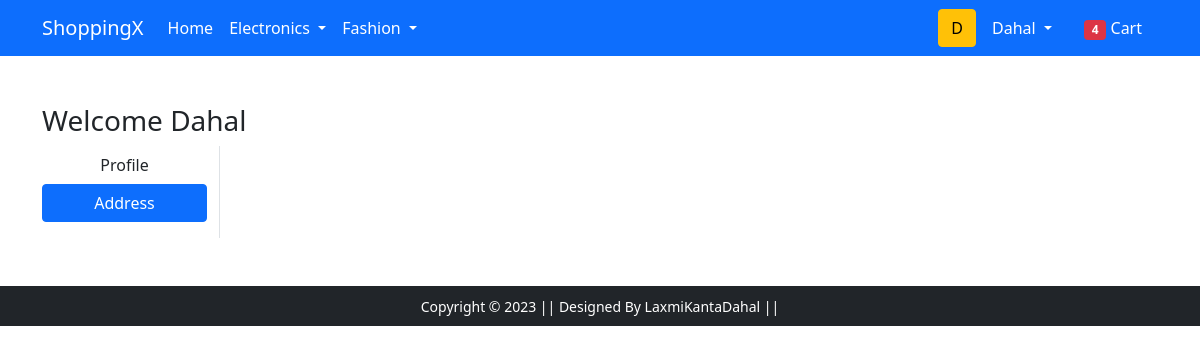
Page /address/ (signed in) on the earlier database version.
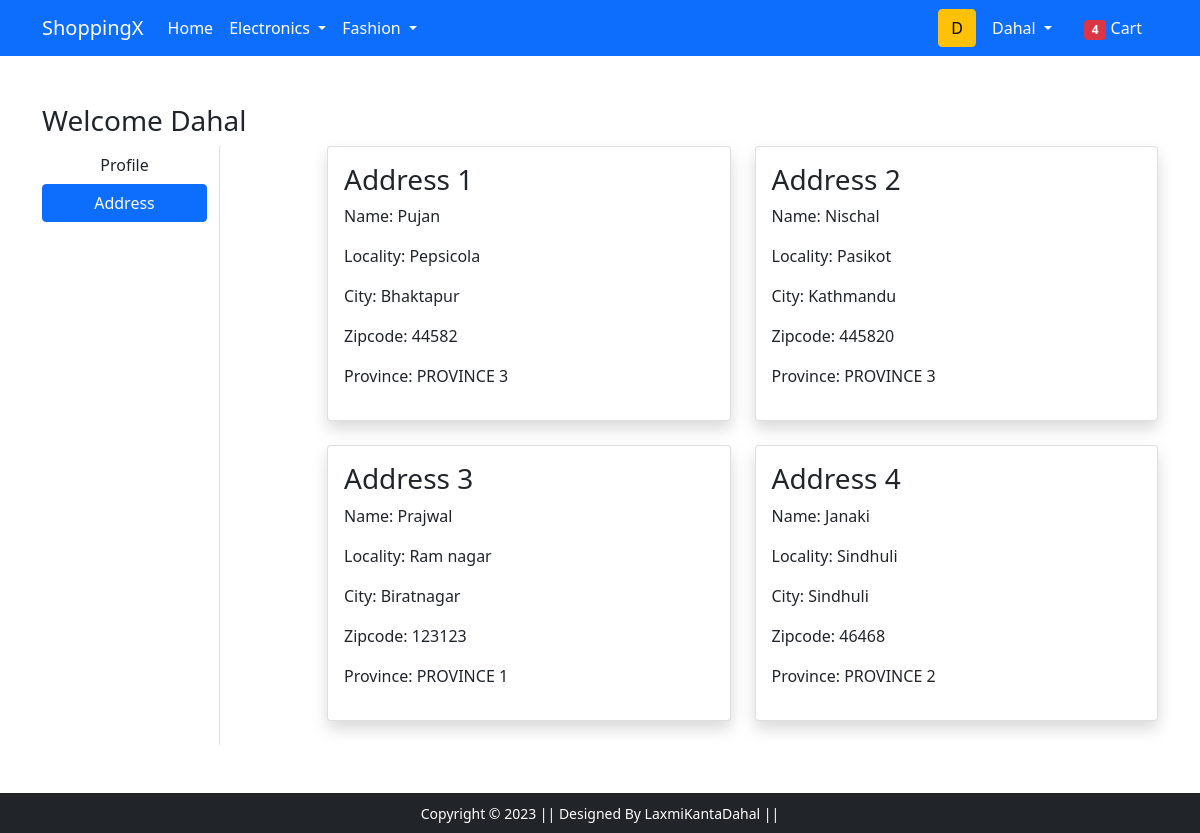
Same page on the later database version.
### app/models.py (models this page shows, shortened)
class Customer(models.Model):
    user=models.ForeignKey(User, on_delete=models.CASCADE)
    name=models.CharField(max_length=200,unique=True)
    locality=models.CharField(max_length=200)
    city=models.CharField(max_length=200)
    zipcode=models.IntegerField()
    province=models.CharField(choices=PROVINCE_CHOICES,max_length=50)

### app/views.py (the view)
# urls.py: path('address/', views.address, name='address'),
def address(request):
    add=Customer.objects.filter(user=request.user)
    return render(request, 'app/address.html',{'add':add,'active':'btn-primary'})

### app/templates/app/address.html (shortened to what this page needs)
{% extends 'app/base.html' %}
{% load static %}
{% block main-content %}
<div class="container my-5">
 <div class="row">
 <h3>Welcome {{request.user.username|capfirst}}</h3>
  <div class="col-sm-2 border-end">
   <ul class="list-unstyled">
    <li class="d-grid"><a href="{% url 'profile' %}" class="btn">Profile</a></li>
    <li class="d-grid"><a href="{% url 'address' %}" class="btn {{active}}">Address</a></li>
   </ul>
  </div>
  <div class="col-sm-9 offset-sm-1">
   <div class="row">
    {% for a in add %}
    <div class="col-sm-6">
     <div class="card shadow mb-4">
      <div class="card-body">
       <h3>Address {{forloop.counter}}</h3>
       <p>Name: {{a.name|capfirst}} </p>
       <p>Locality: {{a.locality|capfirst}}</p>
       <p>City: {{a.city|capfirst}}</p>
       <p>Zipcode: {{a.zipcode|capfirst}}</p>
       <p>Province: {{a.province|capfirst}}</p>
      </div>
     </div>
    </div>
{% endfor %}
   </div>
  </div>
 </div>
</div>
{% endblock main-content %}

### app/templates/app/base.html (shortened to what this page needs)
<!doctype html>
{% load static %}
<html lang="en">
  <head>
    <link href="https://cdn.jsdelivr.net/npm/bootstrap@5.0.0-beta1/dist/css/bootstrap.min.css" rel="stylesheet">
    <link rel="stylesheet" href="{% static 'app/css/owl.carousel.min.css' %}">
    <link rel="stylesheet" href="{% static 'app/css/all.min.css' %}">
    <link rel="stylesheet" href="{% static 'app/css/style.css' %}">
  </head>
  <body>
    <nav class="navbar navbar-expand-lg navbar-dark bg-primary">
     <div class="container">
       <a class="navbar-brand" href="/">ShoppingX</a>
       <div class="collapse navbar-collapse" id="navbarSupportedContent">
         <ul class="navbar-nav me-auto mb-2 mb-lg-0">
           <li class="nav-item">
             <a class="nav-link active" aria-current="page" href="/">Home</a>
           </li>
           <li class="nav-item dropdown">
             <a class="nav-link dropdown-toggle text-white" href="#" id="electronicsDropdown" role="button" data-bs-toggle="dropdown" aria-expanded="false">
               Electronics
             </a>
           </li>
           <li class="nav-item dropdown">
             <a class="nav-link dropdown-toggle text-white" href="#" id="fashionDropdown" role="button" data-bs-toggle="dropdown" aria-expanded="false">
               Fashion
             </a>
           </li>
         </ul>
         <form class="d-flex">
           <button class="btn btn-warning" type="submit"> {{ request.user.username|first|upper}}</button>
         </form>
         <div>
          <ul class="navbar-nav me-auto mb-2 mb-lg-0">
            {% if request.user.is_authenticated %}
           <li class="nav-item dropdown mx-2">
              <a class="nav-link dropdown-toggle text-white" href="#" id="profileDropdown" role="button" data-bs-toggle="dropdown" aria-expanded="false">
                {{ request.user.username|capfirst}}
              </a>
            </li>
            <li class="nav-item mx-2">
             <a href="{% url 'showcart' %}" class="nav-link text-white"><span class="badge bg-danger">4</span> Cart </a>
            </li>
            {% endif %}
          </ul>
         </div>
       </div>
     </div>
    </nav>
    {% block main-content %} {% endblock main-content %}
    <footer class="container-fluid bg-dark text-center p-2 mt-5">
        <small class="text-white">Copyright &copy; 2023 || Designed By LaxmiKantaDahal || </small>
    </footer>
  </body>
</html>

Differences in the rows shown:
added Customer: name "Pujan", locality "Pepsicola", city "Bhaktapur", zipcode "44582", province "PROVINCE 3"
added Customer: name "Nischal", locality "Pasikot", city "Kathmandu", zipcode "445820", province "PROVINCE 3"
added Customer: name "Prajwal", locality "Ram nagar", city "Biratnagar", zipcode "123123", province "PROVINCE 1"
added Customer: name "Janaki", locality "Sindhuli", city "Sindhuli", zipcode "46468", province "PROVINCE 2"
